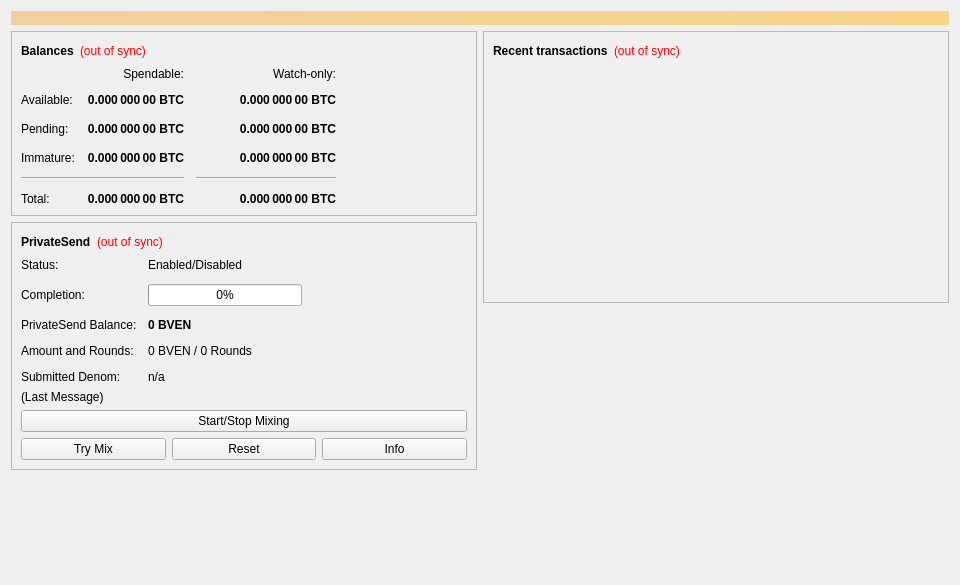
<?xml version="1.0" encoding="UTF-8"?>
<ui version="4.0">
 <class>OverviewPage</class>
 <widget class="QWidget" name="OverviewPage">
  <property name="geometry">
   <rect>
    <x>0</x>
    <y>0</y>
    <width>960</width>
    <height>585</height>
   </rect>
  </property>
  <property name="minimumSize">
   <size>
    <width>960</width>
    <height>0</height>
   </size>
  </property>
  <property name="windowTitle">
   <string>Form</string>
  </property>
  <layout class="QVBoxLayout" name="topLayout">
   <item>
    <widget class="QLabel" name="labelAlerts">
     <property name="visible">
      <bool>false</bool>
     </property>
     <property name="styleSheet">
      <string notr="true">QLabel { background-color: qlineargradient(x1: 0, y1: 0, x2: 1, y2: 0, stop:0 #F0D0A0, stop:1 #F8D488); color:#000000; }</string>
     </property>
     <property name="wordWrap">
      <bool>true</bool>
     </property>
     <property name="margin">
      <number>3</number>
     </property>
     <property name="textInteractionFlags">
      <set>Qt::TextSelectableByMouse</set>
     </property>
    </widget>
   </item>
   <item>
    <layout class="QHBoxLayout" name="horizontalLayout" stretch="1,1">
     <item>
      <layout class="QVBoxLayout" name="verticalLayout_2">
       <item>
        <widget class="QFrame" name="frame">
         <property name="frameShape">
          <enum>QFrame::StyledPanel</enum>
         </property>
         <property name="frameShadow">
          <enum>QFrame::Raised</enum>
         </property>
         <layout class="QVBoxLayout" name="verticalLayout_4">
          <item>
           <layout class="QHBoxLayout" name="horizontalLayout_4">
            <item>
             <widget class="QLabel" name="label_5">
              <property name="font">
               <font>
                <weight>75</weight>
                <bold>true</bold>
               </font>
              </property>
              <property name="text">
               <string>Balances</string>
              </property>
             </widget>
            </item>
            <item>
             <widget class="QLabel" name="labelWalletStatus">
              <property name="toolTip">
               <string>The displayed information may be out of date. Your wallet automatically synchronizes with the BitcoinVenezuela network after a connection is established, but this process has not completed yet.</string>
              </property>
              <property name="styleSheet">
               <string notr="true">QLabel { color: red; }</string>
              </property>
              <property name="text">
               <string notr="true">(out of sync)</string>
              </property>
              <property name="alignment">
               <set>Qt::AlignLeading|Qt::AlignLeft|Qt::AlignVCenter</set>
              </property>
             </widget>
            </item>
            <item>
             <spacer name="horizontalSpacer_3">
              <property name="orientation">
               <enum>Qt::Horizontal</enum>
              </property>
              <property name="sizeHint" stdset="0">
               <size>
                <width>40</width>
                <height>20</height>
               </size>
              </property>
             </spacer>
            </item>
           </layout>
          </item>
          <item>
           <layout class="QGridLayout" name="gridLayout">
            <property name="spacing">
             <number>12</number>
            </property>
            <item row="2" column="2">
             <widget class="QLabel" name="labelWatchPending">
              <property name="font">
               <font>
                <weight>75</weight>
                <bold>true</bold>
               </font>
              </property>
              <property name="cursor">
               <cursorShape>IBeamCursor</cursorShape>
              </property>
              <property name="toolTip">
               <string>Unconfirmed transactions to watch-only addresses</string>
              </property>
              <property name="text">
               <string notr="true">0.000 000 00 BTC</string>
              </property>
              <property name="alignment">
               <set>Qt::AlignRight|Qt::AlignTrailing|Qt::AlignVCenter</set>
              </property>
              <property name="textInteractionFlags">
               <set>Qt::LinksAccessibleByMouse|Qt::TextSelectableByKeyboard|Qt::TextSelectableByMouse</set>
              </property>
             </widget>
            </item>
            <item row="2" column="1">
             <widget class="QLabel" name="labelUnconfirmed">
              <property name="font">
               <font>
                <weight>75</weight>
                <bold>true</bold>
               </font>
              </property>
              <property name="cursor">
               <cursorShape>IBeamCursor</cursorShape>
              </property>
              <property name="toolTip">
               <string>Total of transactions that have yet to be confirmed, and do not yet count toward the spendable balance</string>
              </property>
              <property name="text">
               <string notr="true">0.000 000 00 BTC</string>
              </property>
              <property name="alignment">
               <set>Qt::AlignRight|Qt::AlignTrailing|Qt::AlignVCenter</set>
              </property>
              <property name="textInteractionFlags">
               <set>Qt::LinksAccessibleByMouse|Qt::TextSelectableByKeyboard|Qt::TextSelectableByMouse</set>
              </property>
             </widget>
            </item>
            <item row="3" column="2">
             <widget class="QLabel" name="labelWatchImmature">
              <property name="font">
               <font>
                <weight>75</weight>
                <bold>true</bold>
               </font>
              </property>
              <property name="cursor">
               <cursorShape>IBeamCursor</cursorShape>
              </property>
              <property name="toolTip">
               <string>Mined balance in watch-only addresses that has not yet matured</string>
              </property>
              <property name="text">
               <string notr="true">0.000 000 00 BTC</string>
              </property>
              <property name="alignment">
               <set>Qt::AlignRight|Qt::AlignTrailing|Qt::AlignVCenter</set>
              </property>
              <property name="textInteractionFlags">
               <set>Qt::LinksAccessibleByMouse|Qt::TextSelectableByKeyboard|Qt::TextSelectableByMouse</set>
              </property>
             </widget>
            </item>
            <item row="4" column="0" colspan="2">
             <widget class="Line" name="lineSpendableBalance">
              <property name="orientation">
               <enum>Qt::Horizontal</enum>
              </property>
             </widget>
            </item>
            <item row="4" column="2">
             <widget class="Line" name="lineWatchBalance">
              <property name="sizePolicy">
               <sizepolicy hsizetype="Preferred" vsizetype="Fixed">
                <horstretch>0</horstretch>
                <verstretch>0</verstretch>
               </sizepolicy>
              </property>
              <property name="minimumSize">
               <size>
                <width>140</width>
                <height>0</height>
               </size>
              </property>
              <property name="orientation">
               <enum>Qt::Horizontal</enum>
              </property>
             </widget>
            </item>
            <item row="5" column="0">
             <widget class="QLabel" name="labelTotalText">
              <property name="text">
               <string>Total:</string>
              </property>
             </widget>
            </item>
            <item row="3" column="1">
             <widget class="QLabel" name="labelImmature">
              <property name="font">
               <font>
                <weight>75</weight>
                <bold>true</bold>
               </font>
              </property>
              <property name="cursor">
               <cursorShape>IBeamCursor</cursorShape>
              </property>
              <property name="toolTip">
               <string>Mined balance that has not yet matured</string>
              </property>
              <property name="text">
               <string notr="true">0.000 000 00 BTC</string>
              </property>
              <property name="alignment">
               <set>Qt::AlignRight|Qt::AlignTrailing|Qt::AlignVCenter</set>
              </property>
              <property name="textInteractionFlags">
               <set>Qt::LinksAccessibleByMouse|Qt::TextSelectableByKeyboard|Qt::TextSelectableByMouse</set>
              </property>
             </widget>
            </item>
            <item row="2" column="3">
             <spacer name="horizontalSpacer_2">
              <property name="orientation">
               <enum>Qt::Horizontal</enum>
              </property>
              <property name="sizeHint" stdset="0">
               <size>
                <width>40</width>
                <height>20</height>
               </size>
              </property>
             </spacer>
            </item>
            <item row="3" column="0">
             <widget class="QLabel" name="labelImmatureText">
              <property name="text">
               <string>Immature:</string>
              </property>
             </widget>
            </item>
            <item row="5" column="1">
             <widget class="QLabel" name="labelTotal">
              <property name="font">
               <font>
                <weight>75</weight>
                <bold>true</bold>
               </font>
              </property>
              <property name="cursor">
               <cursorShape>IBeamCursor</cursorShape>
              </property>
              <property name="toolTip">
               <string>Your current total balance</string>
              </property>
              <property name="text">
               <string notr="true">0.000 000 00 BTC</string>
              </property>
              <property name="alignment">
               <set>Qt::AlignRight|Qt::AlignTrailing|Qt::AlignVCenter</set>
              </property>
              <property name="textInteractionFlags">
               <set>Qt::LinksAccessibleByMouse|Qt::TextSelectableByKeyboard|Qt::TextSelectableByMouse</set>
              </property>
             </widget>
            </item>
            <item row="5" column="2">
             <widget class="QLabel" name="labelWatchTotal">
              <property name="font">
               <font>
                <weight>75</weight>
                <bold>true</bold>
               </font>
              </property>
              <property name="cursor">
               <cursorShape>IBeamCursor</cursorShape>
              </property>
              <property name="toolTip">
               <string>Current total balance in watch-only addresses</string>
              </property>
              <property name="text">
               <string notr="true">0.000 000 00 BTC</string>
              </property>
              <property name="alignment">
               <set>Qt::AlignRight|Qt::AlignTrailing|Qt::AlignVCenter</set>
              </property>
              <property name="textInteractionFlags">
               <set>Qt::LinksAccessibleByMouse|Qt::TextSelectableByKeyboard|Qt::TextSelectableByMouse</set>
              </property>
             </widget>
            </item>
            <item row="0" column="2">
             <widget class="QLabel" name="labelWatchonly">
              <property name="text">
               <string>Watch-only:</string>
              </property>
              <property name="alignment">
               <set>Qt::AlignRight|Qt::AlignTrailing|Qt::AlignVCenter</set>
              </property>
             </widget>
            </item>
            <item row="1" column="0">
             <widget class="QLabel" name="labelBalanceText">
              <property name="text">
               <string>Available:</string>
              </property>
             </widget>
            </item>
            <item row="1" column="1">
             <widget class="QLabel" name="labelBalance">
              <property name="font">
               <font>
                <weight>75</weight>
                <bold>true</bold>
               </font>
              </property>
              <property name="cursor">
               <cursorShape>IBeamCursor</cursorShape>
              </property>
              <property name="toolTip">
               <string>Your current spendable balance</string>
              </property>
              <property name="text">
               <string notr="true">0.000 000 00 BTC</string>
              </property>
              <property name="alignment">
               <set>Qt::AlignRight|Qt::AlignTrailing|Qt::AlignVCenter</set>
              </property>
              <property name="textInteractionFlags">
               <set>Qt::LinksAccessibleByMouse|Qt::TextSelectableByKeyboard|Qt::TextSelectableByMouse</set>
              </property>
             </widget>
            </item>
            <item row="1" column="2">
             <widget class="QLabel" name="labelWatchAvailable">
              <property name="font">
               <font>
                <weight>75</weight>
                <bold>true</bold>
               </font>
              </property>
              <property name="cursor">
               <cursorShape>IBeamCursor</cursorShape>
              </property>
              <property name="toolTip">
               <string>Your current balance in watch-only addresses</string>
              </property>
              <property name="text">
               <string notr="true">0.000 000 00 BTC</string>
              </property>
              <property name="alignment">
               <set>Qt::AlignRight|Qt::AlignTrailing|Qt::AlignVCenter</set>
              </property>
              <property name="textInteractionFlags">
               <set>Qt::LinksAccessibleByMouse|Qt::TextSelectableByKeyboard|Qt::TextSelectableByMouse</set>
              </property>
             </widget>
            </item>
            <item row="2" column="0">
             <widget class="QLabel" name="labelPendingText">
              <property name="text">
               <string>Pending:</string>
              </property>
             </widget>
            </item>
            <item row="0" column="1">
             <widget class="QLabel" name="labelSpendable">
              <property name="text">
               <string>Spendable:</string>
              </property>
              <property name="alignment">
               <set>Qt::AlignRight|Qt::AlignTrailing|Qt::AlignVCenter</set>
              </property>
             </widget>
            </item>
           </layout>
          </item>
         </layout>
        </widget>
       </item>
       <item>
        <widget class="QFrame" name="framePrivateSend">
         <property name="layoutDirection">
          <enum>Qt::LeftToRight</enum>
         </property>
         <property name="frameShape">
          <enum>QFrame::StyledPanel</enum>
         </property>
         <property name="frameShadow">
          <enum>QFrame::Raised</enum>
         </property>
         <layout class="QVBoxLayout" name="VerticalLayout_PS1">
          <item>
           <layout class="QHBoxLayout" name="horizontalLayout_5">
            <item>
             <widget class="QLabel" name="labelPrivateSendHeader">
              <property name="font">
               <font>
                <weight>75</weight>
                <bold>true</bold>
               </font>
              </property>
              <property name="text">
               <string>PrivateSend</string>
              </property>
             </widget>
            </item>
            <item>
             <widget class="QLabel" name="labelPrivateSendSyncStatus">
              <property name="toolTip">
               <string>The displayed information may be out of date. Your wallet automatically synchronizes with the BitcoinVenezuela network after a connection is established, but this process has not completed yet.</string>
              </property>
              <property name="styleSheet">
               <string notr="true">QLabel { color: red; }</string>
              </property>
              <property name="text">
               <string notr="true">(out of sync)</string>
              </property>
              <property name="alignment">
               <set>Qt::AlignLeading|Qt::AlignLeft|Qt::AlignVCenter</set>
              </property>
             </widget>
            </item>
            <item>
             <spacer name="horizontalSpacer_4">
              <property name="orientation">
               <enum>Qt::Horizontal</enum>
              </property>
              <property name="sizeHint" stdset="0">
               <size>
                <width>40</width>
                <height>20</height>
               </size>
              </property>
             </spacer>
            </item>
           </layout>
          </item>
          <item>
           <layout class="QFormLayout" name="privateSendFormLayout">
            <property name="fieldGrowthPolicy">
             <enum>QFormLayout::AllNonFixedFieldsGrow</enum>
            </property>
            <property name="horizontalSpacing">
             <number>11</number>
            </property>
            <property name="verticalSpacing">
             <number>12</number>
            </property>
            <item row="0" column="0">
             <widget class="QLabel" name="labelPrivateSendEnabledText">
              <property name="text">
               <string>Status:</string>
              </property>
             </widget>
            </item>
            <item row="0" column="1">
             <widget class="QLabel" name="labelPrivateSendEnabled">
              <property name="text">
               <string>Enabled/Disabled</string>
              </property>
             </widget>
            </item>
            <item row="1" column="0">
             <widget class="QLabel" name="labelCompletitionText">
              <property name="text">
               <string>Completion:</string>
              </property>
             </widget>
            </item>
            <item row="1" column="1">
             <widget class="QProgressBar" name="privateSendProgress">
              <property name="maximumSize">
               <size>
                <width>154</width>
                <height>16777215</height>
               </size>
              </property>
              <property name="value">
               <number>0</number>
              </property>
             </widget>
            </item>
            <item row="2" column="0">
             <widget class="QLabel" name="labelAnonymizedText">
              <property name="text">
               <string>PrivateSend Balance:</string>
              </property>
             </widget>
            </item>
            <item row="2" column="1">
             <widget class="QLabel" name="labelAnonymized">
              <property name="font">
               <font>
                <weight>75</weight>
                <bold>true</bold>
               </font>
              </property>
              <property name="text">
               <string notr="true">0 BVEN</string>
              </property>
             </widget>
            </item>
            <item row="3" column="0">
             <widget class="QLabel" name="labelAmountAndRoundsText">
              <property name="text">
               <string>Amount and Rounds:</string>
              </property>
             </widget>
            </item>
            <item row="3" column="1">
             <widget class="QLabel" name="labelAmountRounds">
              <property name="text">
               <string>0 BVEN / 0 Rounds</string>
              </property>
             </widget>
            </item>
            <item row="4" column="0">
             <widget class="QLabel" name="labelSubmittedDenomText">
              <property name="text">
               <string>Submitted Denom:</string>
              </property>
             </widget>
            </item>
            <item row="4" column="1">
             <widget class="QLabel" name="labelSubmittedDenom">
              <property name="toolTip">
               <string>The denominations you submitted to the Masternode.&lt;br&gt;To mix, other users must submit the exact same denominations.</string>
              </property>
              <property name="text">
               <string>n/a</string>
              </property>
             </widget>
            </item>
           </layout>
          </item>
          <item>
           <layout class="QVBoxLayout" name="VerticalLayout_PS">
            <item>
             <widget class="QLabel" name="labelPrivateSendLastMessage">
              <property name="text">
               <string>(Last Message)</string>
              </property>
              <property name="alignment">
               <set>Qt::AlignLeading|Qt::AlignLeft|Qt::AlignTop</set>
              </property>
              <property name="wordWrap">
               <bool>true</bool>
              </property>
             </widget>
            </item>
            <item>
             <widget class="QPushButton" name="togglePrivateSend">
              <property name="sizePolicy">
               <sizepolicy hsizetype="MinimumExpanding" vsizetype="Fixed">
                <horstretch>0</horstretch>
                <verstretch>0</verstretch>
               </sizepolicy>
              </property>
              <property name="text">
               <string>Start/Stop Mixing</string>
              </property>
             </widget>
            </item>
            <item>
             <layout class="QHBoxLayout" name="horizontalLayout_debugbuttons">
              <item>
               <widget class="QPushButton" name="privateSendAuto">
                <property name="sizePolicy">
                 <sizepolicy hsizetype="MinimumExpanding" vsizetype="Fixed">
                  <horstretch>0</horstretch>
                  <verstretch>0</verstretch>
                 </sizepolicy>
                </property>
                <property name="toolTip">
                 <string>Try to manually submit a PrivateSend request.</string>
                </property>
                <property name="text">
                 <string>Try Mix</string>
                </property>
               </widget>
              </item>
              <item>
               <widget class="QPushButton" name="privateSendReset">
                <property name="sizePolicy">
                 <sizepolicy hsizetype="MinimumExpanding" vsizetype="Fixed">
                  <horstretch>0</horstretch>
                  <verstretch>0</verstretch>
                 </sizepolicy>
                </property>
                <property name="toolTip">
                 <string>Reset the current status of PrivateSend (can interrupt PrivateSend if it's in the process of Mixing, which can cost you money!)</string>
                </property>
                <property name="autoFillBackground">
                 <bool>false</bool>
                </property>
                <property name="text">
                 <string>Reset</string>
                </property>
               </widget>
              </item>
              <item>
               <widget class="QPushButton" name="privateSendInfo">
                <property name="sizePolicy">
                 <sizepolicy hsizetype="MinimumExpanding" vsizetype="Fixed">
                  <horstretch>0</horstretch>
                  <verstretch>0</verstretch>
                 </sizepolicy>
                </property>
                <property name="toolTip">
                 <string>Information about PrivateSend and Mixing</string>
                </property>
                <property name="text">
                 <string>Info</string>
                </property>
               </widget>
              </item>
             </layout>
            </item>
           </layout>
          </item>
         </layout>
        </widget>
       </item>
       <item>
        <spacer name="verticalSpacer">
         <property name="orientation">
          <enum>Qt::Vertical</enum>
         </property>
         <property name="sizeHint" stdset="0">
          <size>
           <width>20</width>
           <height>40</height>
          </size>
         </property>
        </spacer>
       </item>
      </layout>
     </item>
     <item>
      <layout class="QVBoxLayout" name="verticalLayout_3">
       <item>
        <widget class="QFrame" name="frame_2">
         <property name="frameShape">
          <enum>QFrame::StyledPanel</enum>
         </property>
         <property name="frameShadow">
          <enum>QFrame::Raised</enum>
         </property>
         <layout class="QVBoxLayout" name="verticalLayout">
          <item>
           <layout class="QHBoxLayout" name="horizontalLayout_2">
            <item>
             <widget class="QLabel" name="label_4">
              <property name="font">
               <font>
                <weight>75</weight>
                <bold>true</bold>
               </font>
              </property>
              <property name="text">
               <string>Recent transactions</string>
              </property>
             </widget>
            </item>
            <item>
             <widget class="QLabel" name="labelTransactionsStatus">
              <property name="toolTip">
               <string>The displayed information may be out of date. Your wallet automatically synchronizes with the BitcoinVenezuela network after a connection is established, but this process has not completed yet.</string>
              </property>
              <property name="styleSheet">
               <string notr="true">QLabel { color: red; }</string>
              </property>
              <property name="text">
               <string notr="true">(out of sync)</string>
              </property>
              <property name="alignment">
               <set>Qt::AlignLeading|Qt::AlignLeft|Qt::AlignVCenter</set>
              </property>
             </widget>
            </item>
            <item>
             <spacer name="horizontalSpacer">
              <property name="orientation">
               <enum>Qt::Horizontal</enum>
              </property>
              <property name="sizeHint" stdset="0">
               <size>
                <width>40</width>
                <height>20</height>
               </size>
              </property>
             </spacer>
            </item>
           </layout>
          </item>
          <item>
           <widget class="QListView" name="listTransactions">
            <property name="styleSheet">
             <string notr="true">QListView { background: transparent; }</string>
            </property>
            <property name="frameShape">
             <enum>QFrame::NoFrame</enum>
            </property>
            <property name="verticalScrollBarPolicy">
             <enum>Qt::ScrollBarAlwaysOff</enum>
            </property>
            <property name="horizontalScrollBarPolicy">
             <enum>Qt::ScrollBarAlwaysOff</enum>
            </property>
            <property name="selectionMode">
             <enum>QAbstractItemView::NoSelection</enum>
            </property>
           </widget>
          </item>
         </layout>
        </widget>
       </item>
       <item>
        <spacer name="verticalSpacer_2">
         <property name="orientation">
          <enum>Qt::Vertical</enum>
         </property>
         <property name="sizeHint" stdset="0">
          <size>
           <width>20</width>
           <height>40</height>
          </size>
         </property>
        </spacer>
       </item>
      </layout>
     </item>
    </layout>
   </item>
  </layout>
 </widget>
 <resources/>
 <connections/>
</ui>
